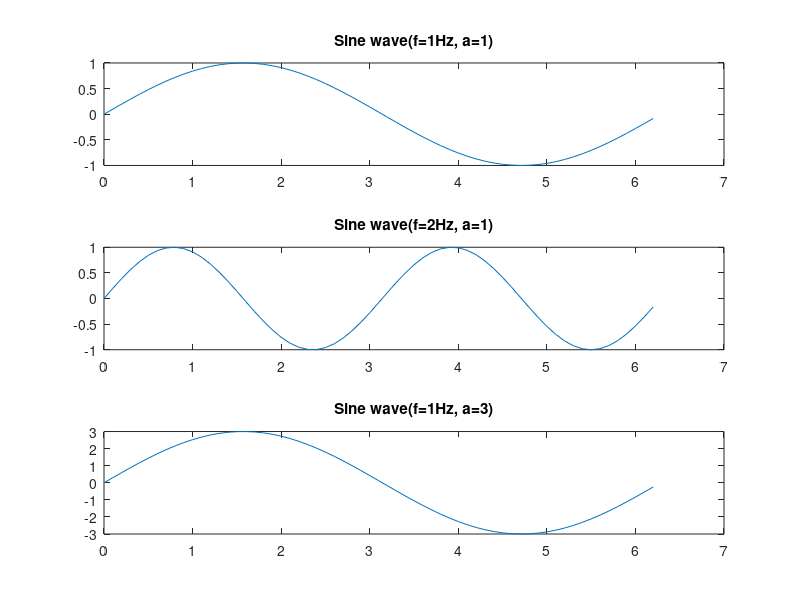

MATLAB code for this plot:
subplot(3, 1, 1)
t = [0:0.1:2*pi]
a = sin(t);
plot(t,a)
title('Sine wave(f=1Hz, a=1)');

subplot(3, 1, 2)
t = [0:0.1:2*pi]
a = sin(t*2);
plot(t,a)
title('Sine wave(f=2Hz, a=1)');

subplot(3, 1, 3)
t = [0:0.1:2*pi]
a = 3*sin(t);
plot(t,a)
title('Sine wave(f=1Hz, a=3)');
